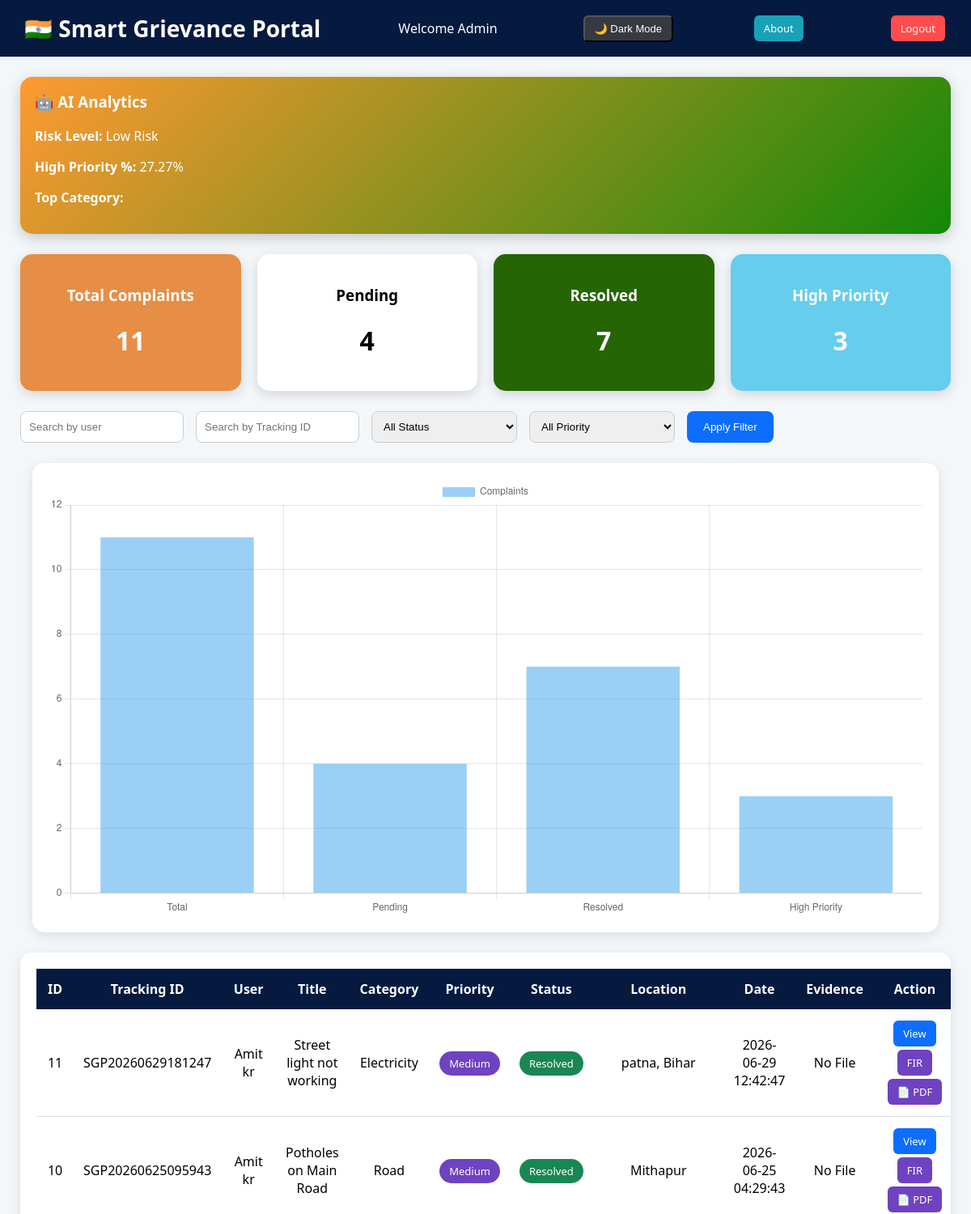
The app's page /admin (signed in, upper part), older data.
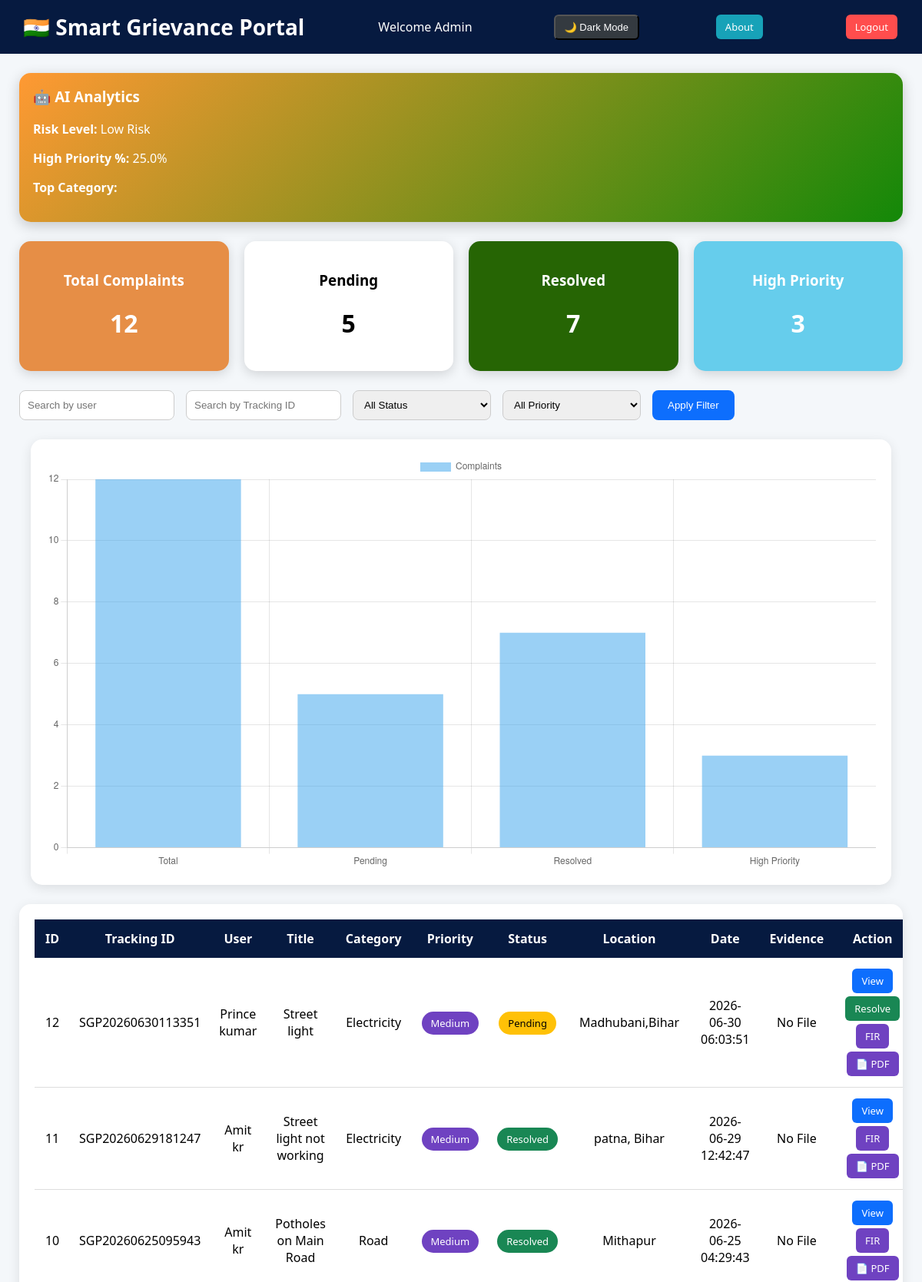
The same page, newer data.
### tables this page shows
CREATE TABLE complaints (
            id INTEGER PRIMARY KEY AUTOINCREMENT,
            user_name TEXT NOT NULL,
            title TEXT NOT NULL,
            description TEXT NOT NULL,
            category TEXT NOT NULL,
            priority TEXT DEFAULT 'Medium',
            status TEXT DEFAULT 'Pending',
            ai_score INTEGER DEFAULT 0,
            created_at TEXT DEFAULT CURRENT_TIMESTAMP
        , location TEXT, evidence TEXT, reply TEXT, tracking_id TEXT);

### app.py (the view)
@app.route("/admin")
def admin():
    if "user" not in session or session["role"] != "admin":
        return redirect(url_for("login"))
    search = request.args.get("search", "")
    priority = request.args.get("priority", "")
    status = request.args.get("status", "")
    query = "SELECT * FROM complaints WHERE 1=1"
    values = []
    if search:
        query += " AND user_name LIKE ?"
        values.append(f"%{search}%")
    if priority:
        query += " AND priority=?"
        values.append(priority)
    if status:
        query += " AND status=?"
        values.append(status)
    query += " ORDER BY created_at DESC"
    with get_db_connection() as conn:
        complaints = conn.execute(
            query,
            values
        ).fetchall()
        total = conn.execute("""
        SELECT COUNT(*) FROM complaints
        """).fetchone()[0]
        pending = conn.execute("""
        SELECT COUNT(*) FROM complaints
        WHERE status='Pending'
        """).fetchone()[0]
        resolved = conn.execute("""
        SELECT COUNT(*) FROM complaints
        WHERE status='Resolved'
        """).fetchone()[0]
        high_priority = conn.execute("""
        SELECT COUNT(*) FROM complaints
        WHERE priority='High'
        """).fetchone()[0]
    high_percent = round(
        (high_priority / total) * 100,
        2
    ) if total else 0
    risk_level = (
        "High Risk"
        if high_percent > 40
        else "Low Risk"
    )
    return render_template(
        "admin.html",
        complaints=complaints,
        total=total,
        pending=pending,
        resolved=resolved,
        high_priority=high_priority,
        high_percent=high_percent,
        risk_level=risk_level
    )

### app.py (called while the page is built)
def get_db_connection():
    conn = sqlite3.connect(DATABASE)
    conn.row_factory = sqlite3.Row
    return conn

### templates/admin.html (shortened to what this page needs)
<!DOCTYPE html>
<html>
<head>
</head>
<body>
<div class="navbar">
<h2>🇮🇳 Smart Grievance Portal</h2>
Welcome Admin
<button id="darkModeBtn" class="btn" style="background:#343a40; margin-left:10px;">
🌙 Dark Mode
</button>
<a href="{{ url_for('about') }}"
class="btn"
style="background:#17a2b8; margin-right:10px;">
About
</a>
<a href="{{ url_for('logout') }}" class="btn logout">
Logout
</a>
</div>
<div class="ai-card">
<h3>🤖 AI Analytics</h3>
<p><b>Risk Level:</b> {{ risk_level }}</p>
<p><b>High Priority %:</b> {{ high_percent }}%</p>
<p><b>Top Category:</b> {{ most_category }}</p>
</div>
<div class="cards">
<div class="card total">
<h3>Total Complaints</h3>
<h1>{{ total }}</h1>
</div>
<div class="card pending">
<h3>Pending</h3>
<h1>{{ pending }}</h1>
</div>
<div class="card resolved">
<h3>Resolved</h3>
<h1>{{ resolved }}</h1>
</div>
<div class="card high">
<h3>High Priority</h3>
<h1>{{ high_priority }}</h1>
</div>
</div>
<form method="GET" class="filters">
<input
type="text"
name="search"
placeholder="Search by user"
value="{{ request.args.get('search','') }}">
<input
type="text"
name="tracking_id"
placeholder="Search by Tracking ID"
value="{{ request.args.get('tracking_id','') }}">
<select name="status">
<option value="">All Status</option>
</select>
<select name="priority">
<option value="">All Priority</option>
</select>
<button type="submit" class="apply-btn">
Apply Filter
</button>
</form>
<div class="chart-box">
<canvas id="chart"></canvas>
</div>
<div class="table-box">
<table>
<thead>
<tr>
<th>ID</th>
<th>Tracking ID</th>
<th>User</th>
<th>Title</th>
<th>Category</th>
<th>Priority</th>
<th>Status</th>
<th>Location</th>
<th>Date</th>
<th>Evidence</th>
<th>Action</th>
</tr>
</thead>
<tbody>
{% for c in complaints %}
<tr>
<td>{{ c.id }}</td>
<td>{{ c.tracking_id }}</td>
<td>{{ c.user_name }}</td>
<td>{{ c.title }}</td>
<td>{{ c.category }}</td>
<td>
{% if c.priority == "High" %}
<span class="badge high-priority">
{{ c.priority }}
</span>
{% elif c.priority == "Medium" %}
<span class="badge medium">
{{ c.priority }}
</span>
{% else %}
<span class="badge low">
{{ c.priority }}
</span>
{% endif %}
</td>
<td>
{% if c.status == "Pending" %}
<span class="badge pending-status">
Pending
</span>
{% else %}
<span class="badge resolved-status">
Resolved
</span>
{% endif %}
</td>
<td>{{ c.location }}</td>
<td>{{ c.created_at }}</td>
<td>
{% if c.evidence %}
<a href="{{ url_for('static', filename='uploads/' + c.evidence) }}"
target="_blank">
📎 View File
</a>
{% else %}
No File
{% endif %}
</td>
<td>
<a href="{{ url_for('view_complaint', id=c.id) }}" class="btn view">
View
</a>
{% if c.status == "Pending" %}
<a href="{{ url_for('update_status', id=c.id, status='Resolved') }}"
class="btn resolve">
Resolve
</a>
{% endif %}
<a href="{{ url_for('generate_fir', id=c.id) }}"
class="btn fir">
FIR
</a>
<a href="{{ url_for('download_fir', id=c.id) }}"
class="btn fir">
📄 PDF
</a>
</td>
{% endfor %}
</tbody>
</table>
</div>
<script>
const ctx =
document.getElementById("chart");
new Chart(ctx, {
type:"bar",
data:{
labels:[
"Total",
"Pending",
"Resolved",
"High Priority"
],
datasets:[{
label:"Complaints",
data:[
{{ total }},
{{ pending }},
{{ resolved }},
{{ high_priority }}
]
}]
},
options:{
responsive:true
}
});
</script>
</body>
</html>

### templates/admin.html (style rules this page uses)
body { margin:0; font-family:Segoe UI; background:#f4f7fa; overflow-x:hidden; }
.navbar { background:#061a40; color:white; padding:16px 30px; display:flex; justify-content:space-between; align-items:center; }
.navbar h2 { margin:0; font-size:28px; }
.logout { background:#ff4d4d; padding:10px 18px; color:white; border-radius:8px; text-decoration:none; }
body::before { content:""; position:fixed; top:50%; left:50%; width:800px; height:800px; background:url("https://upload.wikimedia.org/wikipedia/commons/1/17/Ashoka_Chakra.svg") no-repeat center; background-size:contain; opacity:0.05; transform:translate(-50%,-50%); animation:rotate 60s linear infinite; z-index:-1; }
.ai-card { margin:25px; padding:18px; border-radius:15px; color:white; background:linear-gradient( 135deg, #ff9933, #138808 ); box-shadow:0 5px 18px rgba(0,0,0,0.2); }
.ai-card h3 { margin-top:0; }
.cards { display:flex; gap:20px; flex-wrap:wrap; margin:25px; }
.card { flex:1; min-width:200px; padding:20px; border-radius:15px; color:white; text-align:center; box-shadow:0 4px 15px rgba(0,0,0,0.15); }
.total { background:#e68e46; }
.pending { background:#ffffff; color:black; }
.resolved { background:#266504; }
.high { background:#66cdec; }
.filters { margin:25px; display:flex; gap:15px; flex-wrap:wrap; }
.filters input, .filters select { padding:10px; border-radius:8px; border:1px solid #ccc; min-width:180px; }
.apply-btn { background:#0d6efd; color:white; border:none; border-radius:8px; padding:10px 20px; cursor:pointer; }
.chart-box { width:90%; margin:auto; background:white; padding:20px; border-radius:15px; box-shadow:0 4px 15px rgba(0,0,0,0.1); }
.table-box { margin:25px; background:white; padding:20px; border-radius:15px; overflow-x:auto; box-shadow:0 4px 15px rgba(0,0,0,0.1); }
table { width:100%; border-collapse:collapse; }
th { background:#061a40; color:white; padding:14px; }
td { padding:12px; text-align:center; border-bottom:1px solid #ddd; }
.badge { padding:6px 12px; border-radius:20px; color:white; font-size:13px; }
.medium { background:#6f42c1; }
.pending-status { background:#ffc107; color:black; }
.resolved-status { background:#198754; }
.btn { padding:7px 12px; border-radius:6px; color:white; text-decoration:none; font-size:13px; display:inline-block; margin:2px; }
.view { background:#0d6efd; }
.resolve { background:#198754; }
.fir { background:#6f42c1; }

Row changes from the older to the newer data that the page shows:
added complaints: id "12", tracking_id "SGP20260630113351", user_name "Prince kumar", title "Street light", category "Electricity", priority "Medium", status "Pending", location "Madhubani,Bihar", created_at "2026-06-30 06:03:51", evidence "No File"
Text that changed along with them:
{{ high_percent }}: "27.27" → "25.0"
{{ total }}: "11" → "12"
{{ pending }}: "4" → "5"
chart data {{ total }}: 11 → 12
chart data {{ pending }}: 4 → 5
